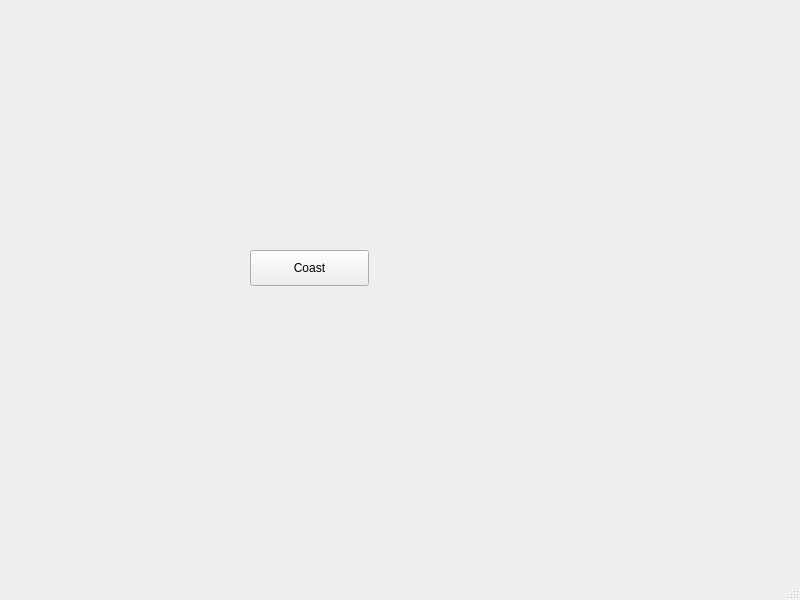
<?xml version="1.0" encoding="UTF-8"?>
<ui version="4.0">
 <class>MainWindow</class>
 <widget class="QMainWindow" name="MainWindow">
  <property name="geometry">
   <rect>
    <x>0</x>
    <y>0</y>
    <width>800</width>
    <height>600</height>
   </rect>
  </property>
  <property name="windowTitle">
   <string>MainWindow</string>
  </property>
  <widget class="QWidget" name="centralwidget">
   <widget class="QPushButton" name="CoastEntry">
    <property name="geometry">
     <rect>
      <x>250</x>
      <y>250</y>
      <width>119</width>
      <height>36</height>
     </rect>
    </property>
    <property name="text">
     <string>Coast</string>
    </property>
   </widget>
  </widget>
  <widget class="QMenuBar" name="menubar">
   <property name="geometry">
    <rect>
     <x>0</x>
     <y>0</y>
     <width>800</width>
     <height>23</height>
    </rect>
   </property>
  </widget>
  <widget class="QStatusBar" name="statusbar"/>
 </widget>
 <resources/>
 <connections/>
</ui>
